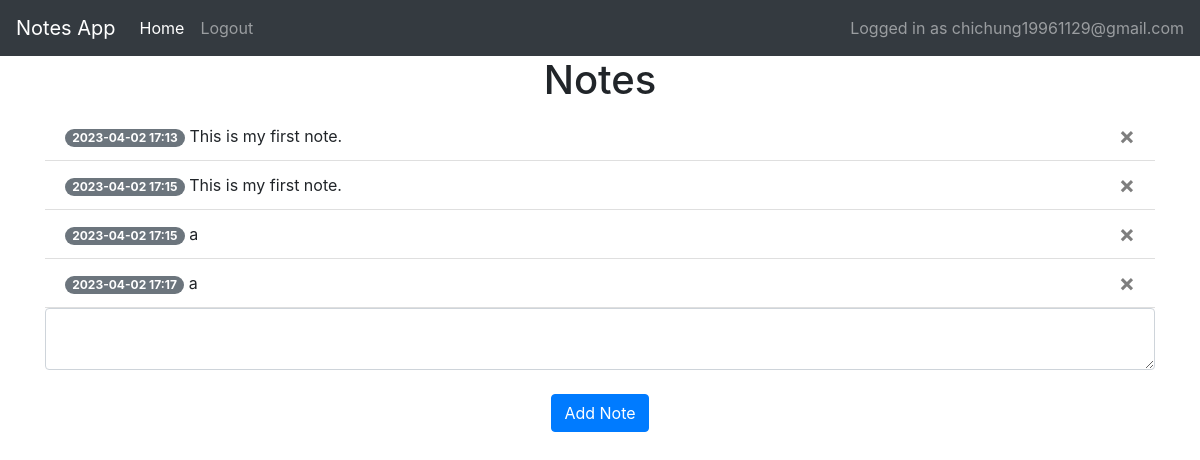
Page / (signed in) on the earlier database version.
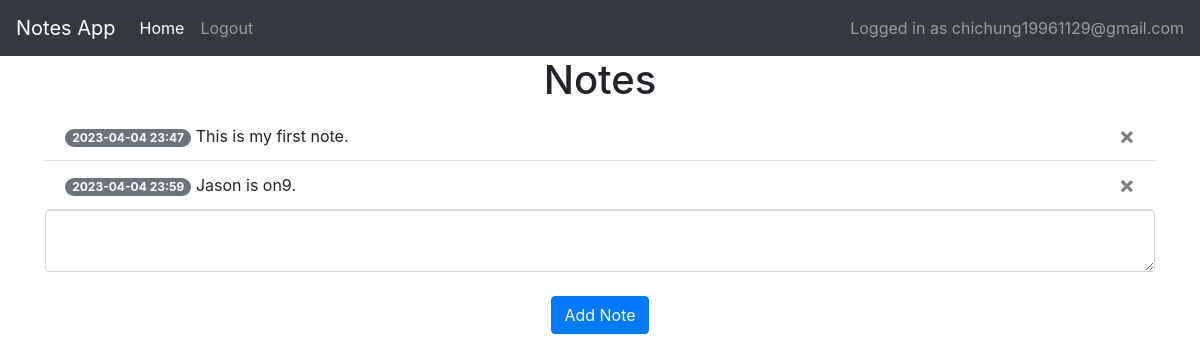
Same page on the later database version.
### website/models.py (models this page shows)
class User(db.Model, UserMixin):
    id = db.Column(db.Integer, primary_key=True)
    email = db.Column(db.String(150), unique=True)
    first_name = db.Column(db.String(150))
    last_name = db.Column(db.String(150))
    password = db.Column(db.String(150))
    notes = db.relationship('Note')

class Note(db.Model):
    id = db.Column(db.Integer, primary_key=True)
    data = db.Column(db.String(10000))
    user_id = db.Column(db.Integer, db.ForeignKey('user.id'))
    date = db.Column(db.DateTime(timezone=True), default=pytz.timezone('Asia/Shanghai').localize(datetime.now())) # UTC+08:00 timezone

### website/views.py (the view, shortened to what this page needs)
@views.route('/', methods=['GET', 'POST'])
@login_required
def home():
    return render_template("home.html", user=current_user)

### website/__init__.py (called while the page is built)
def create_app():
    app = Flask(__name__)
    app.config['SECRET_KEY'] = 'some_secret_key'
    app.config['SQLALCHEMY_DATABASE_URI'] = f'sqlite:///{DB_NAME}'
    db.init_app(app)
    from .views import views
    from .auth import auth
    app.register_blueprint(views, url_prefix='/')
    app.register_blueprint(auth, url_prefix='/')
    from .models import Note, User
    create_database(app)
    login_manager = LoginManager()
    login_manager.login_view = 'auth.login'
    login_manager.init_app(app)
    @login_manager.user_loader
    def load_user(id):
        return User.query.get(int(id))
    return app

### website/templates/home.html
{% extends "base.html" %} {% block title %}Home{% endblock %} {% block content
%}
<h1 align="center">Notes</h1>
<ul class="list-group list-group-flush" id="notes">
  {% for note in user.notes %}
  <li class="list-group-item">
    <span class="badge badge-secondary badge-pill">{{ note.date.strftime('%Y-%m-%d %H:%M') }}</span>
    <span>{{ note.data }}</span>
    <button type="button" class="close" onClick="deleteNote({{ note.id }})">
      <span aria-hidden="true">&times;</span>
    </button>
  </li>
  {% endfor %}
</ul>
<form method="POST">
  <textarea name="note" id="note" class="form-control"></textarea>
  <br />
  <div align="center">
    <button type="submit" class="btn btn-primary">Add Note</button>
  </div>
</form>
{% endblock %}

### website/templates/base.html (shortened to what this page needs)
<!DOCTYPE html>
<html>
  <head>
    <link
      rel="stylesheet"
      href="https://stackpath.bootstrapcdn.com/bootstrap/4.4.1/css/bootstrap.min.css"
    />
    <link
      rel="stylesheet"
      href="https://stackpath.bootstrapcdn.com/font-awesome/4.7.0/css/font-awesome.min.css"
    />
    <link rel="stylesheet" href="..\static\mystyle.css">
  </head>
  <body>
    <nav class="navbar navbar-expand-lg navbar-dark bg-dark">
      <span class="navbar-brand">Notes App</span>
      <div class="collapse navbar-collapse" id="navbarText">
        <div class="navbar-nav mr-auto">
          {% if not user.is_authenticated %}
          <a class="nav-item nav-link" id="login" href="/login">Login</a>
          <a class="nav-item nav-link" id="signup" href="/sign-up">Sign Up</a>
          {% else %}
          <a class="nav-item nav-link" id="home" href="/">Home</a>
          <a class="nav-item nav-link" id="logout" href="/logout">Logout</a>
          {% endif %}
        </div>
        {% if user.is_authenticated %}
        <span class="navbar-text">Logged in as {{ user.email }}</span>
        {% endif %}
      </div>
    </nav>
    <div class="container">{% block content%} {% endblock %}</div>
  </body>
</html>

### website/static/mystyle.css (style rules this page uses)
h3, p1, ul { caret-color: transparent; }

Differences in the rows shown:
removed Note: date "2023-04-02 17:15", data "This is my first note."
removed Note: date "2023-04-02 17:15", data "a"
removed Note: date "2023-04-02 17:17", data "a"
changed Note "This is my first note.": date "2023-04-02 17:13" → "2023-04-04 23:47"
added Note: date "2023-04-04 23:59", data "Jason is on9."
